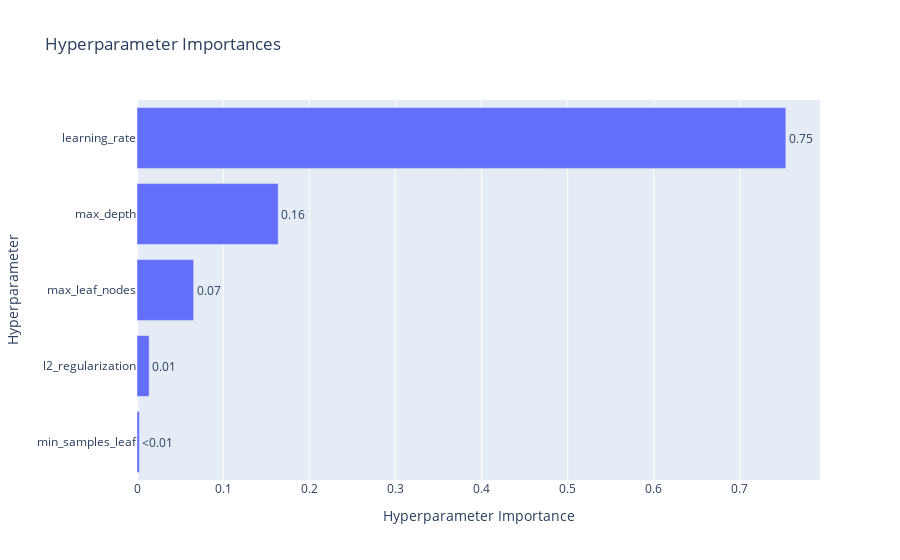

Notebook source saved alongside this figure:
### Code cell
# Plot parameter importances
plot_param_importances(study)

### Figure 1 — Plotly figure (JSON) as saved in the notebook; plotly's stock layout.template omitted (floating-point values rounded to 4 significant figures)
{"data": [{"cliponaxis": false, "hovertemplate": ["min_samples_leaf (IntDistribution): 0.002833896560174685<extra></extra>", "l2_regularization (FloatDistribution): 0.01408581430463288<extra></extra>", "max_leaf_nodes (IntDistribution): 0.06575217917347127<extra></extra>", "max_depth (IntDistribution): 0.16396963674646028<extra></extra>", "learning_rate (FloatDistribution): 0.7533584732152611<extra></extra>"], "name": "Objective Value", "orientation": "h", "text": ["<0.01", "0.01", "0.07", "0.16", "0.75"], "textposition": "outside", "type": "bar", "x": [0.002834, 0.01409, 0.06575, 0.164, 0.7534], "y": ["min_samples_leaf", "l2_regularization", "max_leaf_nodes", "max_depth", "learning_rate"]}], "layout": {"title": {"text": "Hyperparameter Importances"}, "xaxis": {"title": {"text": "Hyperparameter Importance"}}, "yaxis": {"title": {"text": "Hyperparameter"}}}}
